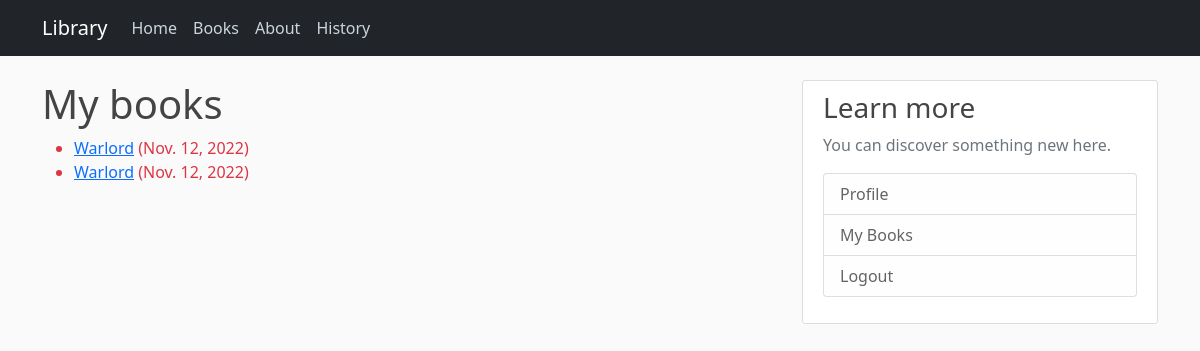
The app's page /library/my_books/ (signed in) with its own data.
### library/models.py (models this page shows, shortened)
class BookIns(models.Model):
    id = models.UUIDField(primary_key=True, default=uuid.uuid4)
    book = models.ForeignKey(Book, on_delete=models.SET_NULL, null=True)
    imprint = models.CharField(max_length=200)
    due_back = models.DateField(null=True, blank=True)
    renter = models.ForeignKey(User, on_delete=models.SET_NULL, null=True, blank=True)
    STATUS = (
        ('m', 'Maintenance'),
        ('o', 'On loan'),
        ('a', 'Available'),
        ('r', 'Reserved'),
    )
    status = models.CharField(max_length=1, choices=STATUS, blank=True, default='m')
    class Meta:
        ordering = ["status"]
        permissions = (('can_ever', 'Add main perms'),)
    def overdue(self):
        if date.today() > self.due_back:
            return True
        return False

class Book(models.Model):
    title = models.CharField(max_length=100)
    author = models.CharField(max_length=100)
    description = models.TextField()
    genre = models.ManyToManyField(Genre)

### library/views.py (the view)
# urls.py: path('my_books/', views.RentedBooksByUserListView.as_view(), name="my_books"),
class RentedBooksByUserListView(LoginRequiredMixin, ListView):
	model = BookIns
	template_name ="library/bookinstance_list_renter_user.html"
	context_object_name = "books"
	paginate_by = 10
	def get_queryset(self):
		return BookIns.objects.filter(renter=self.request.user).filter(status__exact='o').order_by('due_back')

### library/templates/library/bookinstance_list_renter_user.html
{% extends "library/base.html" %}
{% block content %}
    <h1>My books</h1>
    {% if books %}
    <ul>
      {% for book in books %}
      <li class="{% if book.overdue %}text-danger{% endif %}">
        <a href="{% url 'book-detail' book.book.pk %}">{{book.book.title}}</a> ({{ book.due_back }})
      </li>
      {% endfor %}
    </ul>
    {% else %}
      <p>There are no books rented.</p>
    {% endif %}
{% endblock %}

### library/static/library/css/main.css (style rules this page uses)
body { background: #fafafa; color: #333333; margin-top: 5rem; }
h1, h2, h3, h4, h5, h6 { color: #444444; }
ul { margin: 0; }

### records on screen
BookIns: book "Warlord", due_back "Nov. 12, 2022"
BookIns: book "Warlord", due_back "Nov. 12, 2022"
